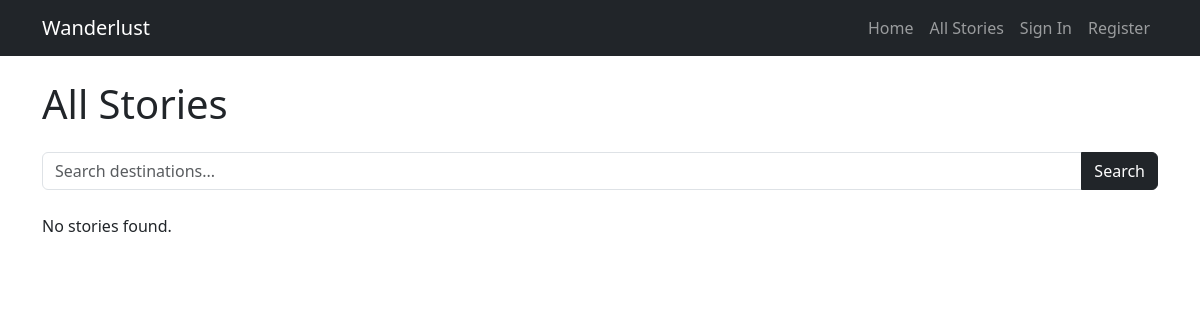
/posts/, run on an earlier commit of the app's database.
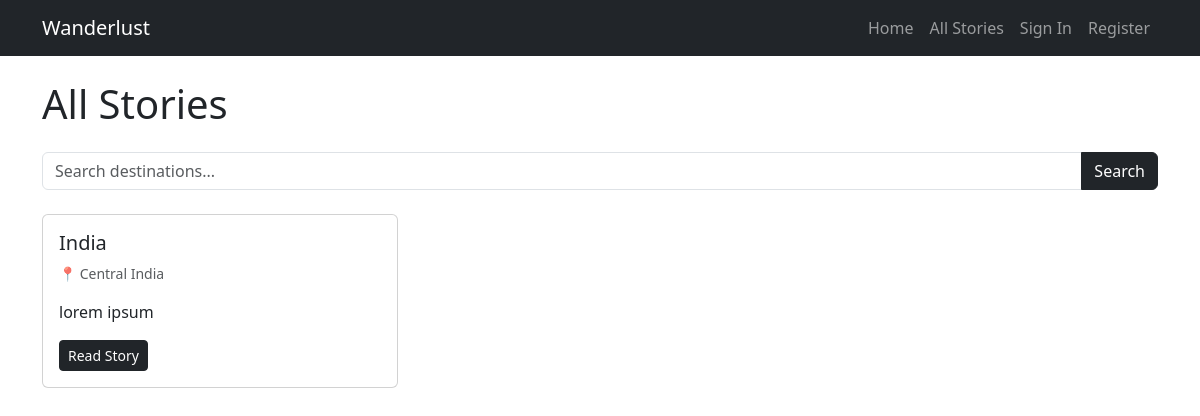
And on a later commit of the database.
### blog/models.py (models this page shows, shortened)
class Post(models.Model):
    STATUS_DRAFT = 'draft'
    STATUS_PUBLISHED = 'published'
    STATUS_CHOICES = [
        (STATUS_DRAFT, 'Draft'),
        (STATUS_PUBLISHED, 'Published'),
    ]
    title = models.CharField(max_length=200)
    slug = models.SlugField(max_length=200, unique=True, blank=True)
    author = models.ForeignKey(User, on_delete=models.CASCADE, related_name='posts')
    category = models.ForeignKey(Category, on_delete=models.SET_NULL, null=True, blank=True, related_name='posts')
    destination = models.CharField(max_length=100)
    excerpt = models.TextField(max_length=300)
    content = models.TextField()
    status = models.CharField(max_length=10, choices=STATUS_CHOICES, default=STATUS_DRAFT)
    created_at = models.DateTimeField(auto_now_add=True)
    featured = models.BooleanField(default=False)
    class Meta:
        ordering = ['-created_at']
    def get_absolute_url(self):
        return reverse('blog:post_detail', kwargs={'slug': self.slug})

### blog/views.py (the view)
# urls.py: path('posts/', views.post_list, name='post_list'),
def post_list(request):
    from django.db.models import Q
    queryset = Post.objects.filter(status=Post.STATUS_PUBLISHED)
    search_query = request.GET.get('q', '')
    category_slug = request.GET.get('category', '')
    if search_query:
        queryset = queryset.filter(
            Q(title__icontains=search_query) |
            Q(destination__icontains=search_query) |
            Q(excerpt__icontains=search_query)
        )
    if category_slug:
        queryset = queryset.filter(category__slug=category_slug)
    context = {
        'posts': queryset,
        'categories': Category.objects.all(),
        'search_query': search_query,
    }
    return render(request, 'blog/post_list.html', context)

### templates/blog/post_list.html
{% extends 'base.html' %} {% block title %}All Stories — Wanderlust{% endblock%}
{% block content %}
<h1 class="mb-4">All Stories</h1>
<form method="get" class="mb-4">
    <div class="input-group">
        <input
            type="search"
            name="q"
            value="{{ search_query }}"
            class="form-control"
            placeholder="Search destinations..."
        />
        <button type="submit" class="btn btn-dark">Search</button>
    </div>
</form>
{% if posts %}
<div class="row">
    {% for post in posts %}
    <div class="col-md-4 mb-4">
        <div class="card h-100">
            <div class="card-body">
                <h5 class="card-title">{{ post.title }}</h5>
                <p class="text-muted small">📍 {{ post.destination }}</p>
                <p class="card-text">{{ post.excerpt }}</p>
                <a
                    href="{{ post.get_absolute_url }}"
                    class="btn btn-dark btn-sm"
                    >Read Story</a
                >
            </div>
        </div>
    </div>
    {% endfor %}
</div>
{% else %}
<p>No stories found.</p>
{% endif %} {% endblock %}

What changed in the data, as far as the page shows it:
added Post: title "India", destination "Central India", excerpt "lorem ipsum"
Also different on the page:
text no longer shown: "No stories found."
